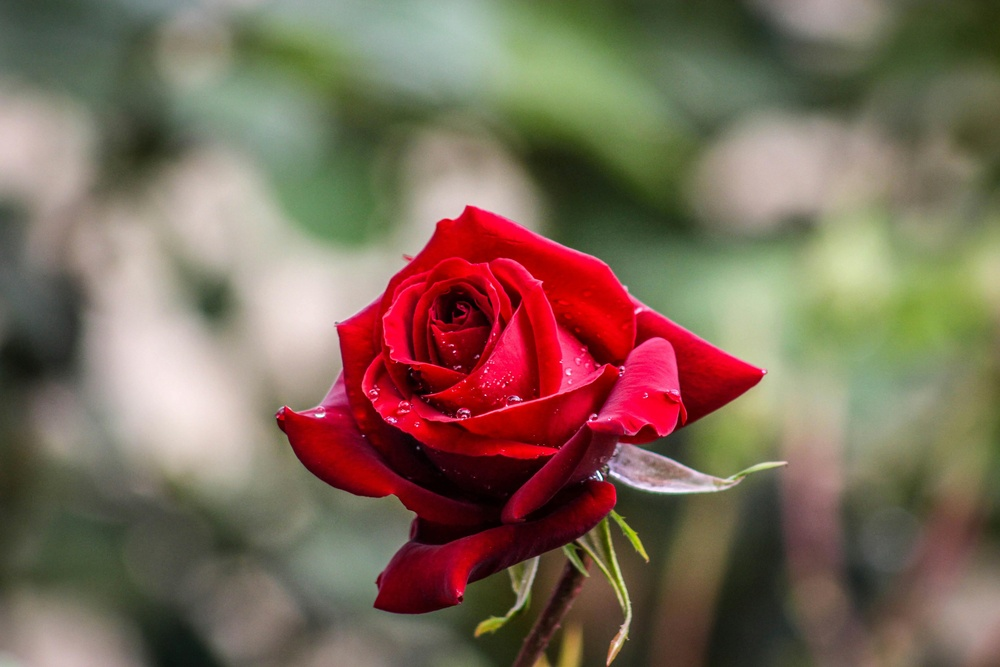
#> input picture Media/rose.jpg, 1000 x 667 px, shrunk from 5184 x 3456 before the run, found by its file name
$ python 02_contrast.py
#> lines starting #> are read from the running program, lines starting #| are printed output that depends on the picture
import numpy as np
import matplotlib.pyplot as plt
import cv2 as cv

image = cv.imread(r"Media\rose.jpg")
#> image is the input picture: shape (667, 1000, 3); mean B, G, R 88.8, 105.6, 125.1
image = cv.cvtColor(image, cv.COLOR_BGR2RGB)

matrix1 = np.ones(image.shape, dtype="uint8") * 0.8
matrix2 = np.ones(image.shape, dtype="uint8") * 1.2

image_lower_contrast = np.uint8(cv.multiply(np.float64(image),matrix1))
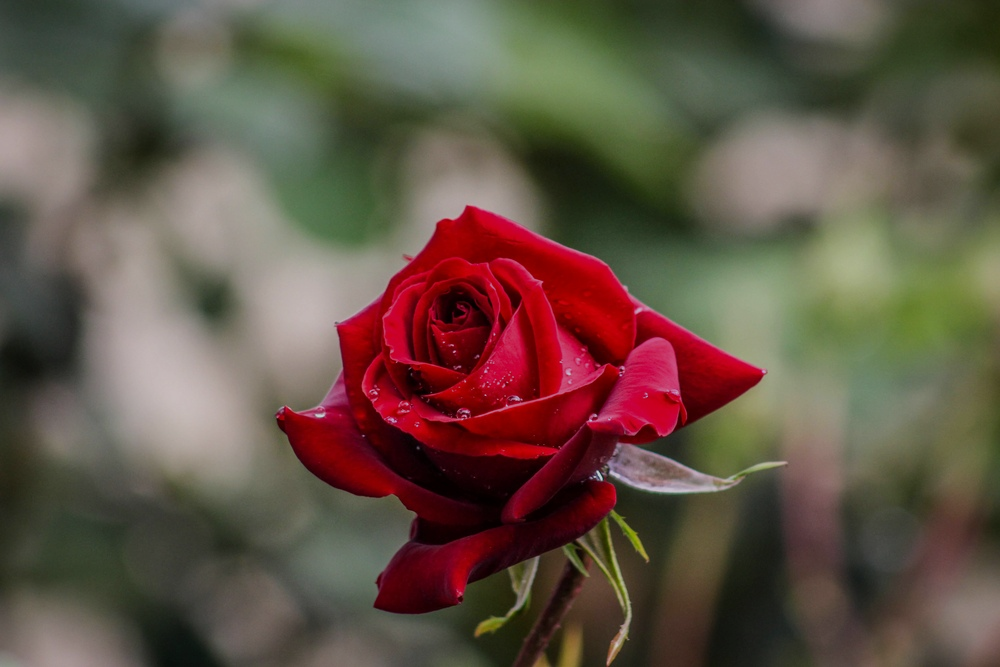
#> image_lower_contrast: shape (667, 1000, 3); mean R, G, B 99.7, 84.1, 70.7
image_higher_contrast = np.uint8(np.clip(cv.multiply(np.float64(image),matrix2),0,255))
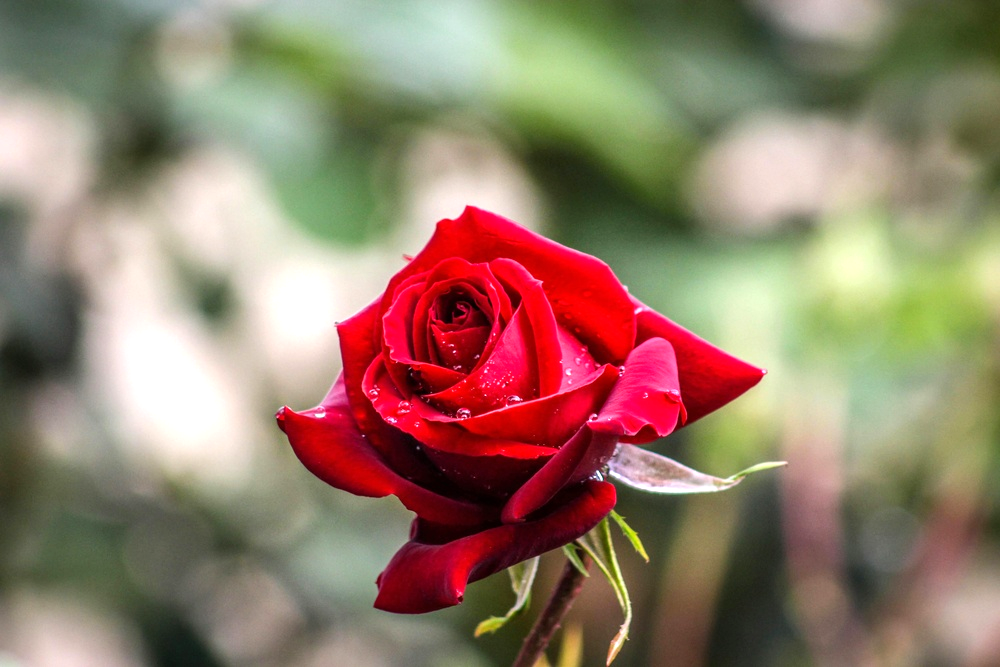
#> image_higher_contrast: shape (667, 1000, 3); mean R, G, B 147.9, 126.2, 106

plt.figure(figsize=[20,5])
plt.subplot(131);plt.imshow(image_higher_contrast);plt.title("High contrast Image")
plt.subplot(132);plt.imshow(image);plt.title("Original Image")
plt.subplot(133);plt.imshow(image_lower_contrast);plt.title("Low contrast Image")
plt.show()
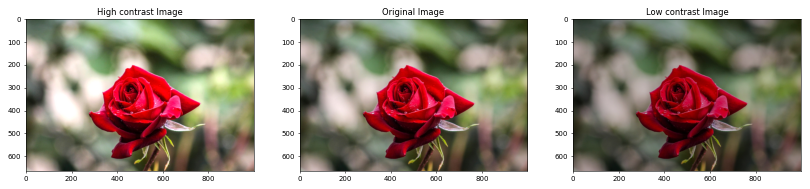
#> figure drawn by matplotlib, 3 panels
